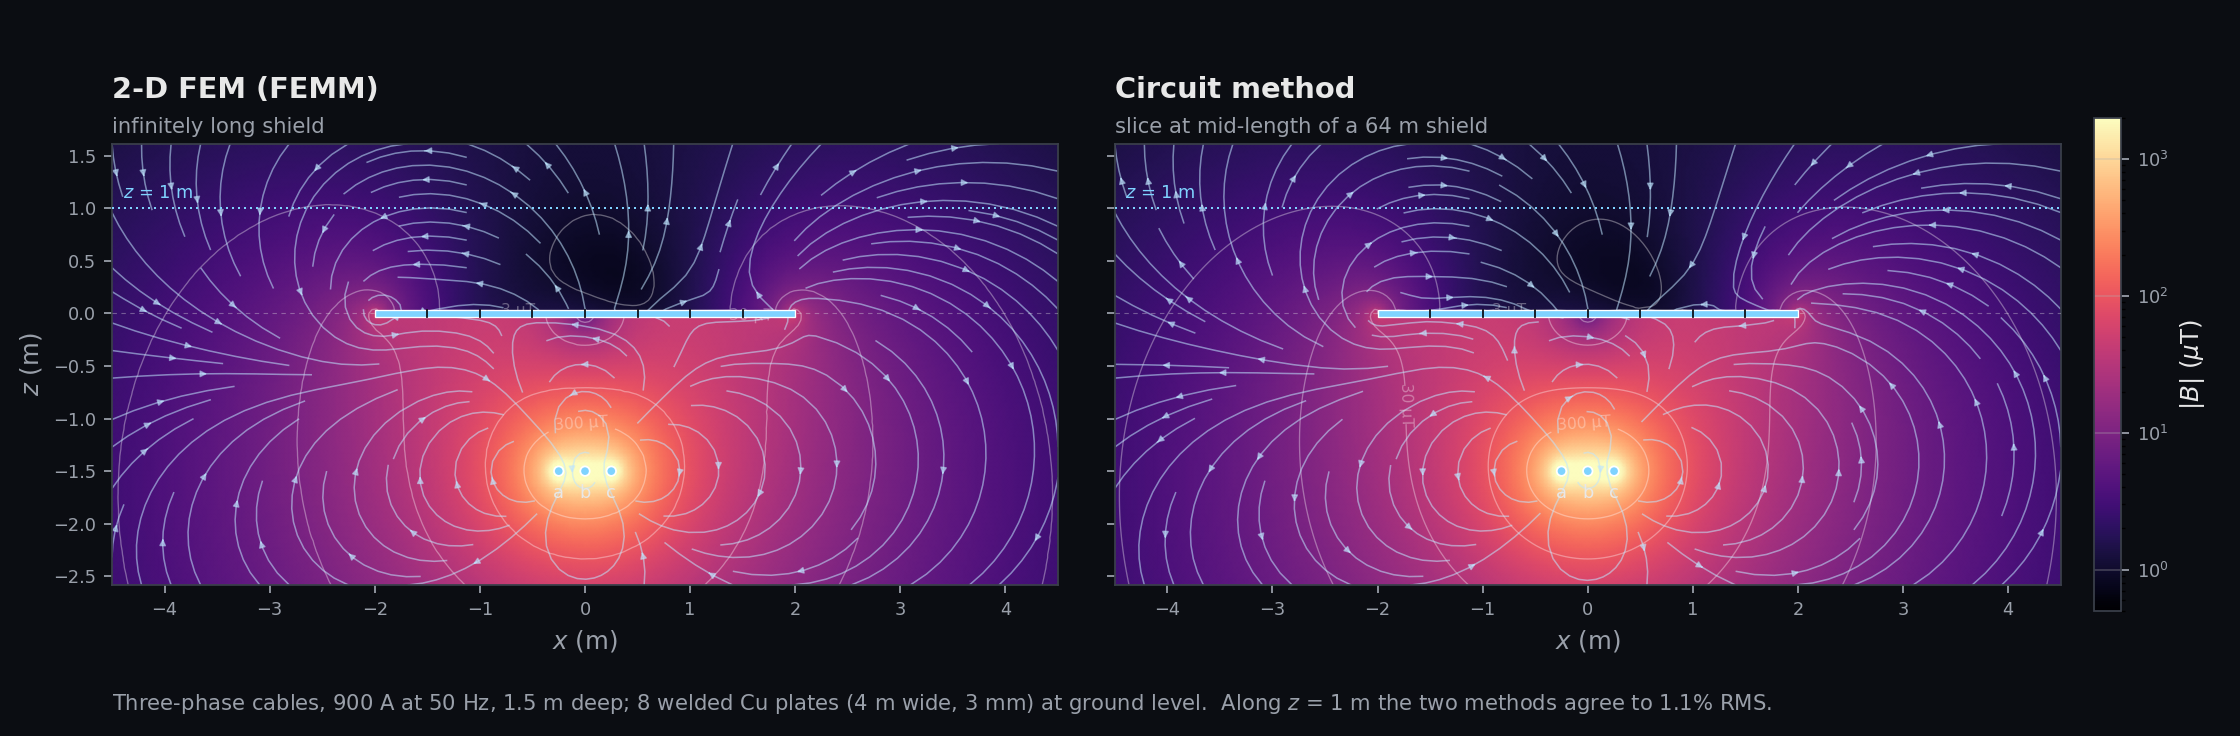

Write the Python code that produced this figure.
"""README hero image: the (x, z) cross-section, 2-D FEM next to the circuit method.

Left : FEMM 2-D harmonic model -- the welded 8-plate shield, infinitely long.
Right: the circuit method's mid-length slice (y = 0) through a 64 m long shield,
       the T4 configuration of fem/compare.py (dy = 2 m, n_across = 15,
       f = 0.983) that agrees with FEMM to ~1.1% RMS along z = 1 m.

Colour is |B| on a shared log scale; the white lines are the instantaneous field
lines Re(B) at omega*t = 0; the thin contours are |B| iso-lines at the same
levels in both panels, so agreement can be read off directly.

The grids are expensive (a dense 11.8k-unknown solve plus ~30k FEMM point
queries), so they are cached in fem/hero.npz. Pass --recompute to rebuild it;
FEMM 4.2 is only needed then.
"""
import os
import sys

import numpy as np
from matplotlib.colors import LogNorm
from matplotlib.patches import Circle, Rectangle

from _common import CURRENT, DEPTH, OUTDIR, SPACING, plt  # noqa: E402
from shielding.circuit import solve_currents                    # noqa: E402
from shielding.field import biot_savart_segments, cable_field   # noqa: E402
from shielding.geometry import Cables, build_shield             # noqa: E402

CACHE = os.path.join(os.path.dirname(OUTDIR), "fem", "hero.npz")

W, N_PLATES, THICK, SIGMA = 4.0, 8, 3e-3, 5.8e7
L_LONG, DY, N_ACROSS = 64.0, 2.0, 15          # T4 best case

# Offsetting the grid by half a step keeps every sample off z = 0, where the
# circuit method's filaments lie and the thin-wire field is singular.
NX, NZ = 241, 131
XG = np.linspace(-4.5, 4.5, NX)
ZG = np.linspace(-2.6, 1.6, NZ) + 0.5 * (4.2 / (NZ - 1))


def grid_points():
    xx, zz = np.meshgrid(XG, ZG)
    return np.column_stack([xx.ravel(), np.zeros(xx.size), zz.ravel()])


def compute():
    cab = Cables(spacing=SPACING, depth=DEPTH, current=CURRENT)
    pts = grid_points()

    print(f"circuit: L={L_LONG:g} m, dy={DY:g} m, n_across={N_ACROSS}")
    mesh = build_shield("parallel", W=W, L=L_LONG, n_plates=N_PLATES,
                        n_across=N_ACROSS, n_along=int(round(L_LONG / DY)),
                        sigma=SIGMA, thickness=THICK)
    I = solve_currents(mesh, cab)
    pa, pb = mesh.segment_endpoints()
    print(f"  {mesh.n_branches} branches solved; Biot-Savart on {len(pts)} points")
    B_circ = cable_field(cab, pts) + biot_savart_segments(pa, pb, I, pts)

    from fem.femm2d import Femm2D, Shield
    print("FEMM 2-D, welded, refined over the whole view")
    shield = Shield(width=W, n_plates=N_PLATES, thickness=THICK, sigma=SIGMA,
                    mode="welded")
    with Femm2D(cab, shield=shield, air_mesh=0.03,
                refine_box=(-4.8, -2.8, 4.8, 1.8)) as m:
        B_femm = m.sample_B(pts)

    shape = (NZ, NX)
    np.savez(CACHE, x=XG, z=ZG, xc=cab.xc, zc=cab.zc,
             femm_bx=B_femm[:, 0].reshape(shape), femm_bz=B_femm[:, 2].reshape(shape),
             circ_bx=B_circ[:, 0].reshape(shape), circ_bz=B_circ[:, 2].reshape(shape))
    print("wrote", CACHE)


def main():
    if "--recompute" in sys.argv or not os.path.exists(CACHE):
        compute()
    d = np.load(CACHE)
    x, z = d["x"], d["z"]

    bg, fg = "#0b0d12", "#e8e8e8"
    norm = LogNorm(vmin=0.5, vmax=2000)
    levels = [1, 3, 10, 30, 100, 300]
    fig, axes = plt.subplots(1, 2, figsize=(14.0, 4.6), sharey=True,
                             facecolor=bg)
    panels = [("femm", "2-D FEM (FEMM)", "infinitely long shield"),
              ("circ", "Circuit method", f"slice at mid-length of a {L_LONG:g} m shield")]
    for ax, (key, title, sub) in zip(axes, panels):
        bx, bz = d[f"{key}_bx"], d[f"{key}_bz"]
        mag = np.sqrt(np.abs(bx) ** 2 + np.abs(bz) ** 2) * 1e6       # uT
        im = ax.pcolormesh(x, z, np.clip(mag, norm.vmin, norm.vmax),
                           norm=norm, cmap="magma", shading="gouraud",
                           rasterized=True)
        cs = ax.contour(x, z, mag, levels=levels, colors="white",
                        linewidths=0.6, alpha=0.35)
        ax.clabel(cs, levels=[3, 30, 300], fmt=lambda v: f"{v:g} µT", fontsize=7,
                  colors="white", inline_spacing=2)
        ax.streamplot(x, z, bx.real, bz.real, color=(0.75, 0.9, 1.0, 0.55),
                      density=1.1, linewidth=0.7, arrowsize=0.6)

        ax.add_patch(Rectangle((-W / 2, -0.035), W, 0.07, facecolor="#7fd3ff",
                               edgecolor="white", lw=0.6, zorder=5))
        for k in range(1, N_PLATES):
            xk = -W / 2 + k * W / N_PLATES
            ax.plot([xk, xk], [-0.035, 0.035], color=bg, lw=0.8, zorder=6)
        for xc, zc, ph in zip(d["xc"], d["zc"], "abc"):
            ax.add_patch(Circle((xc, zc), 0.045, facecolor="#7fd3ff",
                                edgecolor="white", lw=0.8, zorder=5))
            ax.text(xc, zc - 0.12, ph, color=fg, ha="center", va="top",
                    fontsize=8, zorder=6)
        ax.axhline(0, color=fg, lw=0.5, ls=(0, (4, 4)), alpha=0.35, zorder=4)
        ax.plot([x[0], x[-1]], [1.0, 1.0], color="#7fd3ff", lw=0.9,
                ls=(0, (1, 2)), zorder=4)
        ax.text(x[0] + 0.1, 1.06, "$z$ = 1 m", color="#7fd3ff",
                fontsize=8, va="bottom")

        ax.set_title(f"{title}\n", color=fg, fontsize=13, fontweight="bold",
                     loc="left")
        ax.text(0.0, 1.015, sub, transform=ax.transAxes, color="#9aa0aa",
                fontsize=9.5, va="bottom")
        ax.set_aspect("equal")
        ax.set_xlim(x[0], x[-1])
        ax.set_ylim(z[0], z[-1])
        ax.set_facecolor(bg)
        ax.grid(False)
        ax.tick_params(colors="#9aa0aa", labelsize=8)
        for s in ax.spines.values():
            s.set_color("#3a3f4a")
        ax.set_xlabel("$x$ (m)", color="#9aa0aa")
    axes[0].set_ylabel("$z$ (m)", color="#9aa0aa")

    fig.subplots_adjust(left=0.05, right=0.92, wspace=0.06, top=0.84, bottom=0.17)
    cax = fig.add_axes([0.935, 0.17, 0.012, 0.67])
    fig.text(0.05, 0.035, "Three-phase cables, 900 A at 50 Hz, 1.5 m deep; 8 welded Cu plates (4 m wide, 3 mm) at ground level.  Along $z$ = 1 m the two methods agree to 1.1% RMS.", color="#9aa0aa", fontsize=9.5)
    cb = fig.colorbar(im, cax=cax)
    cb.set_label("$|B|$ ($\\mu$T)", color=fg)
    cb.ax.tick_params(colors="#9aa0aa", labelsize=8)
    cb.outline.set_edgecolor("#3a3f4a")

    path = os.path.join(OUTDIR, "fig_readme_hero.png")
    fig.savefig(path, dpi=160, facecolor=bg)
    print("wrote", path)


if __name__ == "__main__":
    main()
